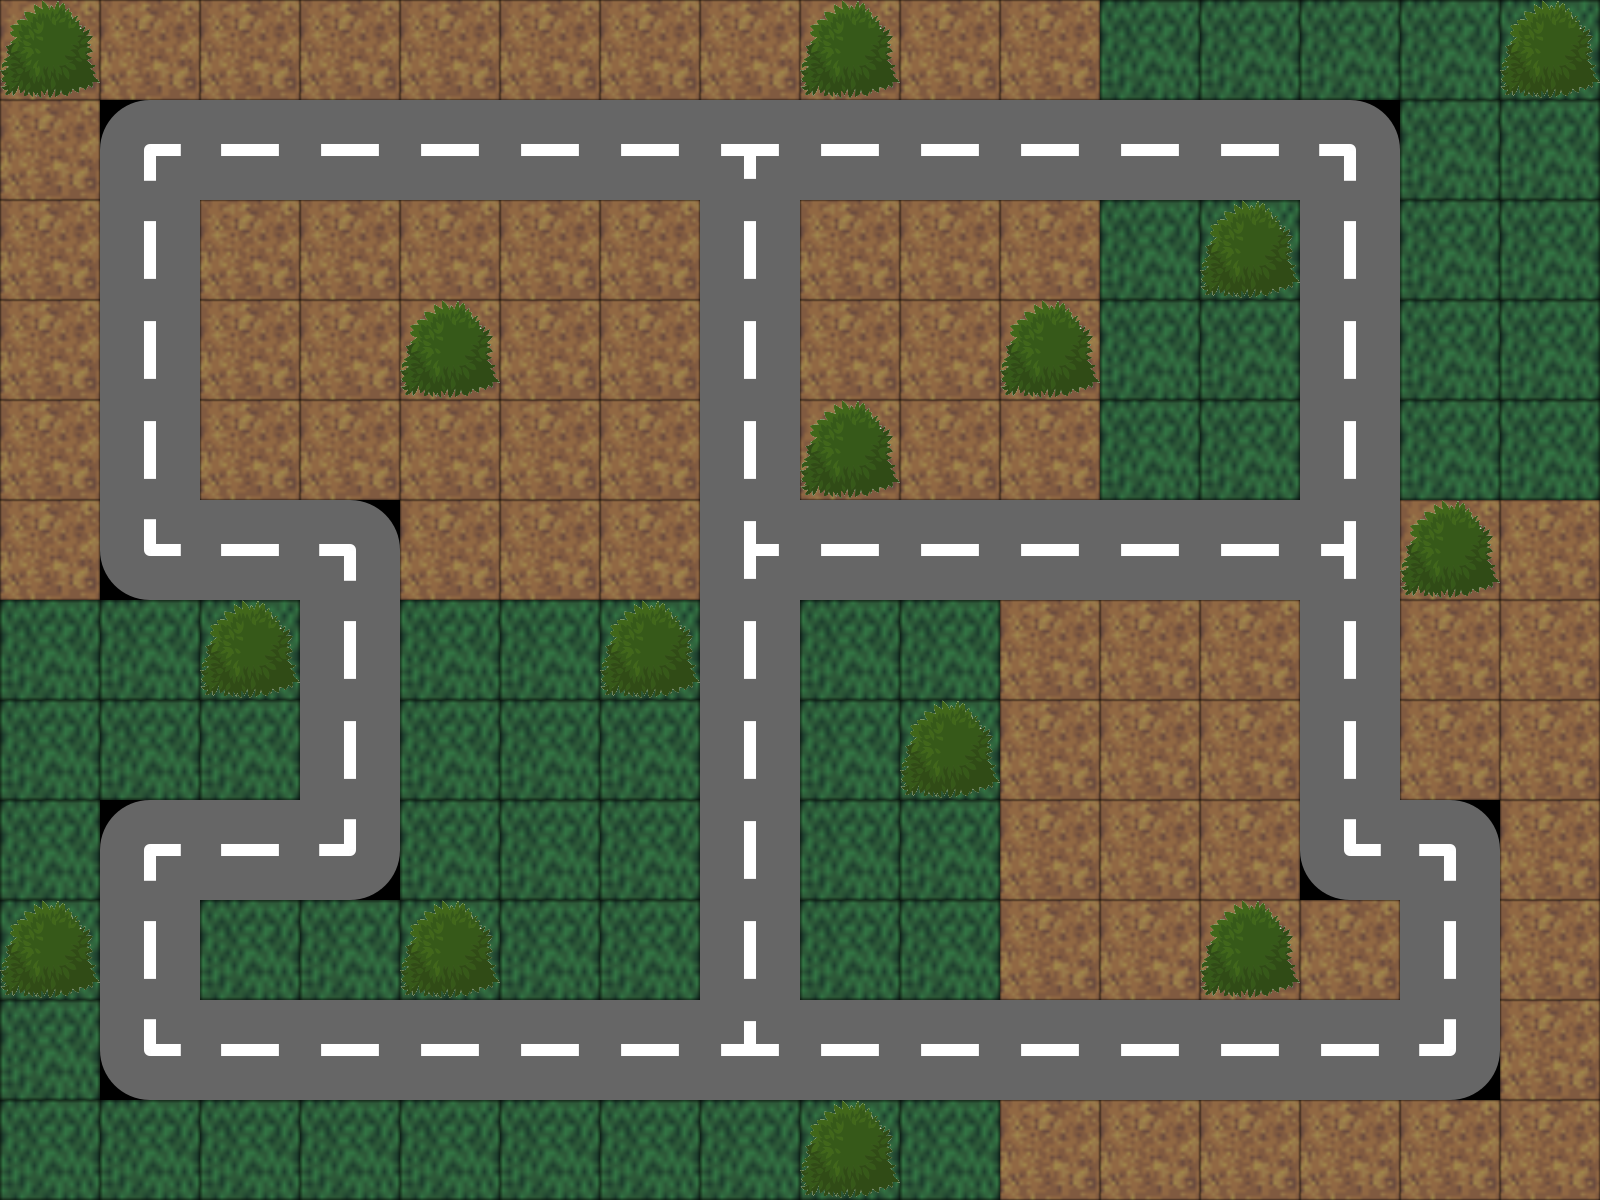

This is a level from a 2D game, rendered from its Tiled map with the project's own tilesets. A one-line summary and the map file follow, with tile-layer data summarised:
An orthogonal 16x12 tile map with 100x100 px tiles, 3 tile layers (terreno, arbusto, pista) and 17 objects.

<map version="1.2" tiledversion="1.2.5" orientation="orthogonal" renderorder="right-down" width="16" height="12" tilewidth="100" tileheight="100" infinite="0" nextlayerid="5" nextobjectid="21">
 <tileset firstgid="1" name="tiles-rua-02" tilewidth="100" tileheight="100" tilecount="7" columns="7">
  <image source="tiles-rua-02.png" width="700" height="100" />
  <tile id="0">
   <properties>
    <property name="colisao" type="bool" value="false" />
   </properties>
  </tile>
  <tile id="1">
   <properties>
    <property name="colisao" type="bool" value="false" />
   </properties>
  </tile>
  <tile id="2">
   <properties>
    <property name="colisao" type="bool" value="false" />
   </properties>
  </tile>
  <tile id="3">
   <properties>
    <property name="colisao" type="bool" value="false" />
   </properties>
  </tile>
  <tile id="4">
   <properties>
    <property name="colisao" type="bool" value="true" />
   </properties>
  </tile>
  <tile id="5">
   <properties>
    <property name="colisao" type="bool" value="true" />
   </properties>
  </tile>
  <tile id="6">
   <properties>
    <property name="colisao" type="bool" value="false" />
   </properties>
  </tile>
 </tileset>
 <layer id="3" name="terreno" width="16" height="12">
  <data>[192 cells, 131 non-empty, 2 distinct tile ids]</data>
 </layer>
 <layer id="2" name="arbusto" width="16" height="12">
  <data>[192 cells, 15 non-empty, 1 distinct tile ids]</data>
 </layer>
 <layer id="1" name="pista" width="16" height="12">
  <data>[192 cells, 61 non-empty, 3 distinct tile ids]</data>
 </layer>
 <objectgroup id="4" name="joia">
  <object id="4" x="251.667" y="61.6667">
   <point />
  </object>
  <object id="5" x="456.667" y="61.6667">
   <point />
  </object>
  <object id="6" x="656.667" y="66.6667">
   <point />
  </object>
  <object id="7" x="1040" y="60">
   <point />
  </object>
  <object id="8" x="28.3333" y="251.667">
   <point />
  </object>
  <object id="9" x="36.6667" y="653.333">
   <point />
  </object>
  <object id="10" x="665" y="378.333">
   <point />
  </object>
  <object id="11" x="1360" y="48.3333">
   <point />
  </object>
  <object id="12" x="1156.67" y="671.667">
   <point />
  </object>
  <object id="13" x="543.333" y="760">
   <point />
  </object>
  <object id="14" x="463.333" y="261.667">
   <point />
  </object>
  <object id="15" x="1051.67" y="875">
   <point />
  </object>
  <object id="16" x="1545" y="1181.67">
   <point />
  </object>
  <object id="17" x="1058.33" y="1161.67">
   <point />
  </object>
  <object id="18" x="1553.33" y="676.667">
   <point />
  </object>
  <object id="19" x="241.667" y="243.333">
   <point />
  </object>
  <object id="20" x="1260" y="355">
   <point />
  </object>
 </objectgroup>
</map>